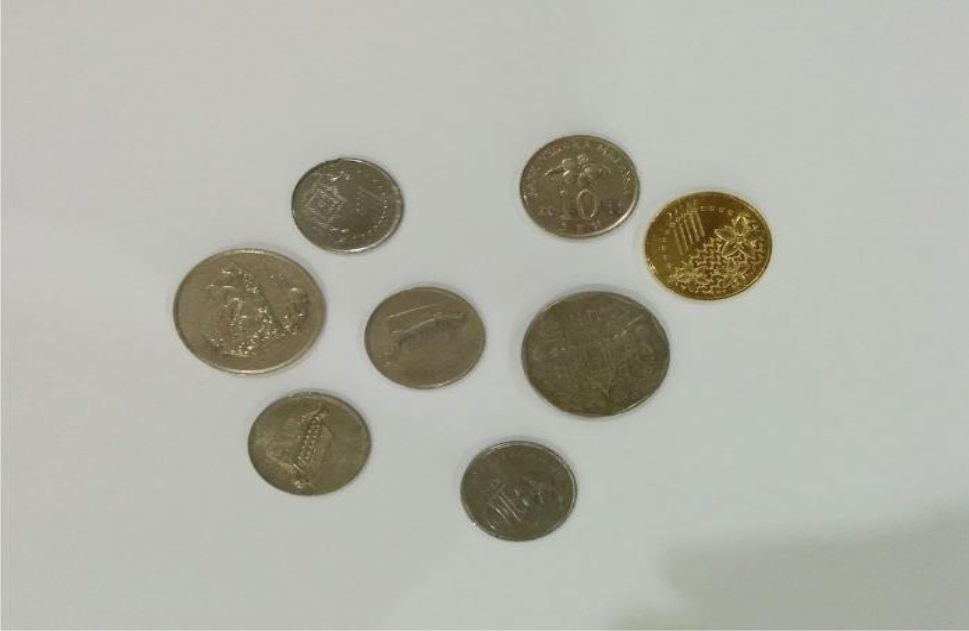
#> input picture Assignment 1/input.png, 969 x 631 px
$ jupyter execute main.ipynb
#> lines starting #> are read from the running program, lines starting #| are printed output that depends on the picture; after the words box and inside, x2 and y2 are one past the last pixel; in counts of white or black regions, pixels touching at a corner belong together
Members:
Khizer Tariq-----367409
Syed Usman Ali Shah-----386543
Wasam Khan-----370080

[cell 1]
import cv2
from matplotlib import pyplot as plt
import numpy as np

Read the Image

[cell 2]
image = cv2.imread("input.png")
#> image is the input picture: shape (631, 969, 3); mean B, G, R 167, 176.7, 176.5

Display the Image

[cell 3]
plt.imshow(image)

Check the Image Type

[cell 4]
height, width, channels = image.shape
#> height = 631; width = 969; channels = 3

if channels == 1:
    print("Grayscale Image")
elif channels == 3:
    print("RGB Image")
elif channels == 4:
    print("RGBA Image")
else:
    print("Unknown Image Type")

Task1: Image Resizing

[cell 5]
resized_image = cv2.resize(image, (256, 256))
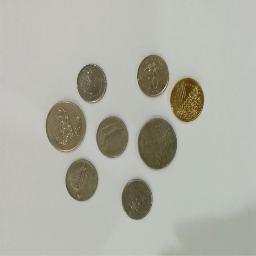
#> resized_image: shape (256, 256, 3); mean B, G, R 166.9, 176.7, 176.4
plt.imshow(resized_image)

Task 2: RGB to Grayscale Conversion

[cell 6]
gray_image = cv2.cvtColor(image, cv2.COLOR_BGR2GRAY)
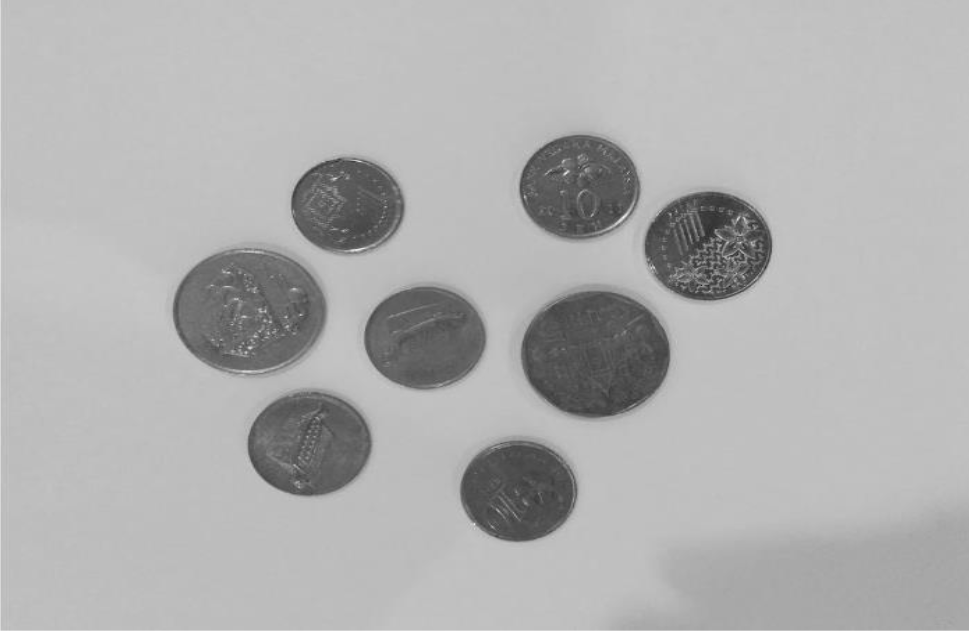
#> gray_image: shape (631, 969); min 33, max 245, mean 175.5
plt.subplot(131),plt.imshow(image),plt.title("RGB")
plt.subplot(133),plt.imshow(gray_image,cmap='gray'),plt.title("GrayScale")
plt.show()
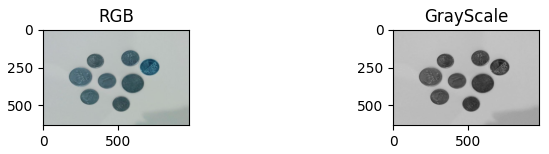
#> figure drawn by matplotlib, 2 panels; B, G, R data is drawn as R, G, B

Task 3: RGB to Binary Conversion

[cell 7]
ret,thresh = cv2.threshold(gray_image,160,255,0)
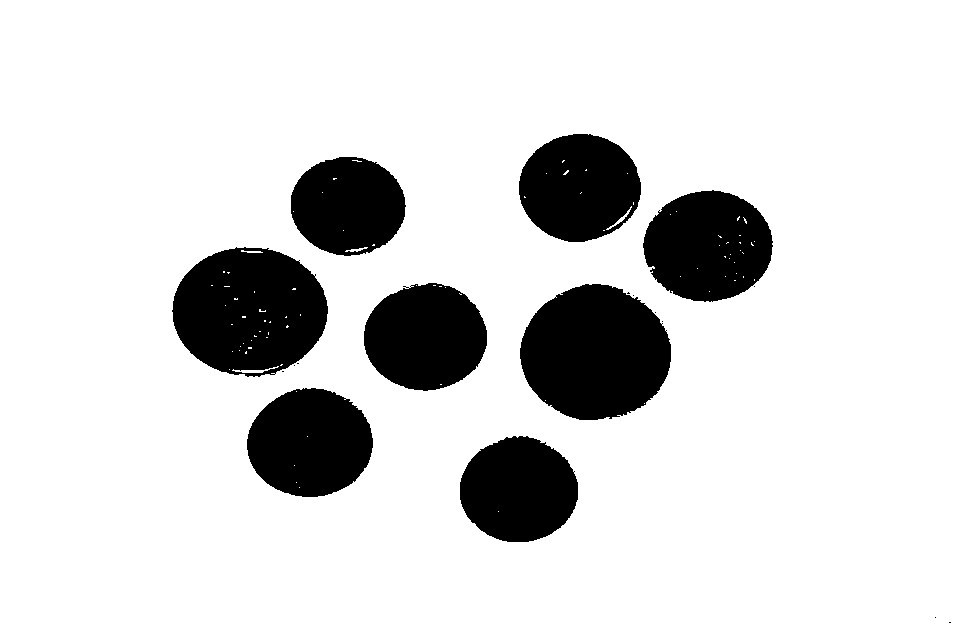
#> thresh: shape (631, 969); 85% white; 18 black regions (10 under 20 px), largest, box (x1, y1, x2, y2) and area: (520, 284, 671, 420) 15810, (172, 247, 328, 377) 15355, (643, 190, 773, 302) 11115
plt.subplot(151),plt.imshow(image),plt.title("RGB")
plt.subplot(153),plt.imshow(gray_image,cmap='gray'),plt.title("GrayScale")
plt.subplot(155),plt.imshow(thresh,cmap='gray'),plt.title("Binary")
plt.show()
#> figure, not shown here; B, G, R data is drawn as R, G, B

Coin Counting and Segmentation

[cell 8]
blur = cv2.GaussianBlur(thresh,(11,11),0)
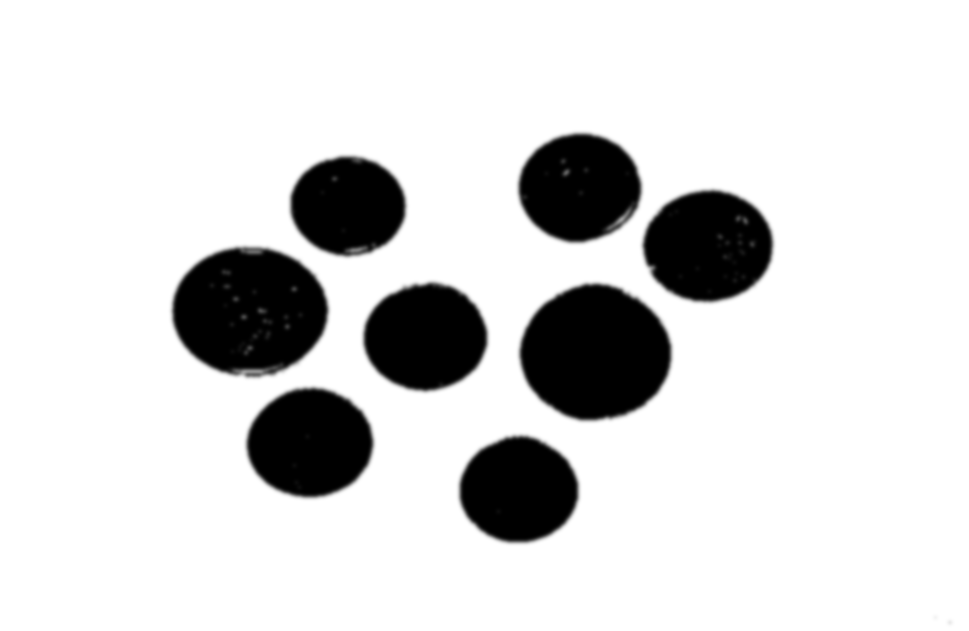
#> blur: shape (631, 969); min 0, max 255, mean 216.7
canny = cv2.Canny(blur, 30, 150, 3)
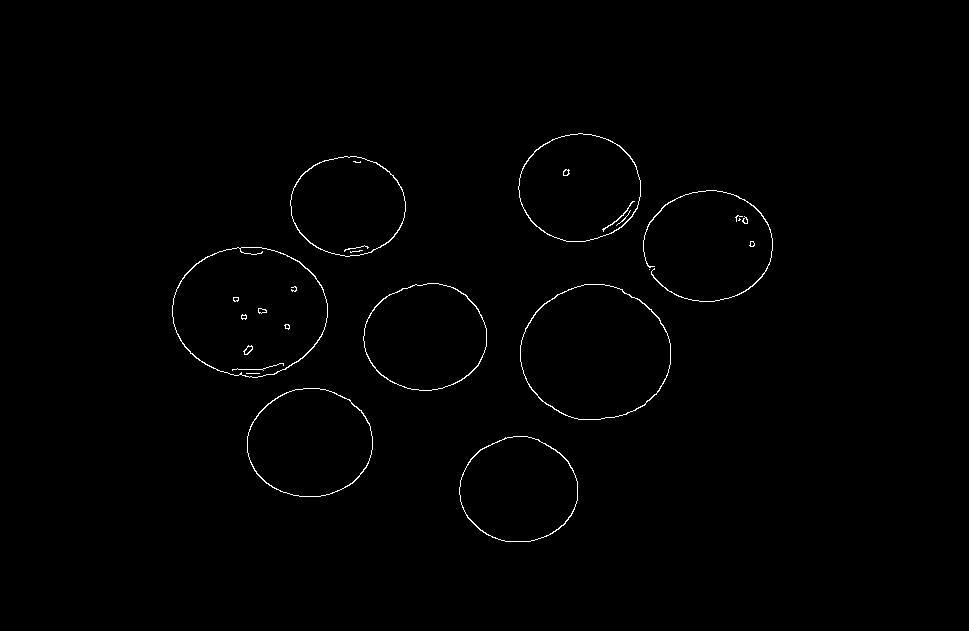
#> canny: shape (631, 969); 0.65% white in thin lines or dots, all inside (x1, y1, x2, y2) = (172, 133, 773, 542)
(cnt, hierarchy) = cv2.findContours(
canny.copy(), cv2.RETR_EXTERNAL, cv2.CHAIN_APPROX_NONE)
#> cnt = 13 contours, 4 with area under 20; largest, box (x1, y1, x2, y2) and area: (520, 284, 671, 420) 15830, (172, 247, 328, 378) 15688, (247, 388, 373, 497) 10654, (518, 133, 641, 242) 10306, (363, 283, 487, 391) 10280
rgb = cv2.cvtColor(image, cv2.COLOR_BGR2RGB)
min_contour_area = 35
filtered_contours = [contour for contour in cnt if cv2.contourArea(contour) > min_contour_area]
#> filtered_contours = 8 contours; box (x1, y1, x2, y2) and area: (520, 284, 671, 420) 15830, (172, 247, 328, 378) 15688, (247, 388, 373, 497) 10654, (518, 133, 641, 242) 10306, (363, 283, 487, 391) 10280, (459, 436, 578, 542) 9712, (290, 156, 406, 257) 8934, (643, 190, 773, 302) 98
cv2.drawContours(rgb, filtered_contours, -1, (0, 255, 0), 2)
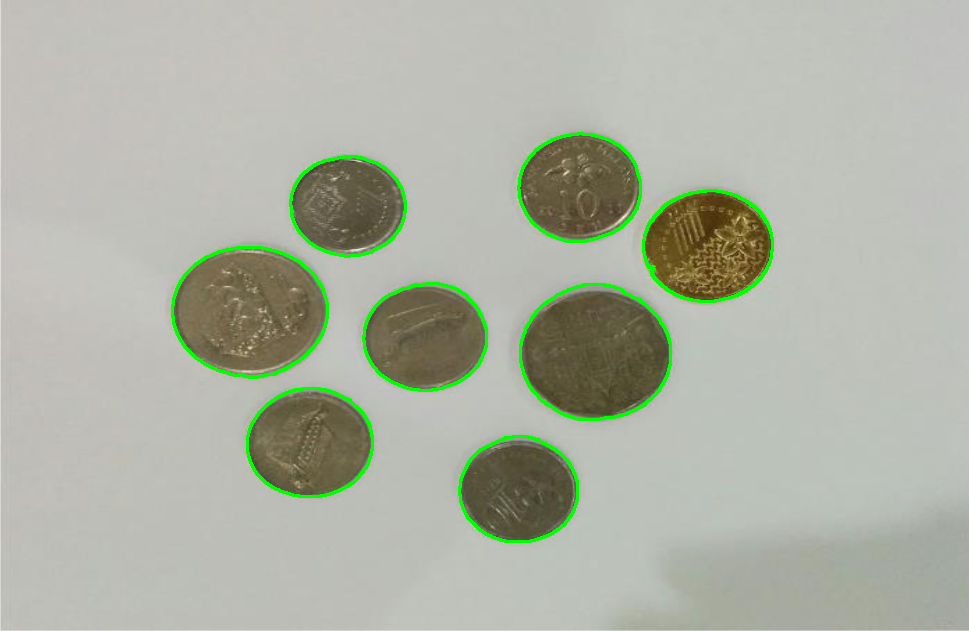
#> rgb: shape (631, 969, 3); mean R, G, B 173.8, 178.5, 164.6
plt.imshow(rgb)
print("Coins in the image : ", len(filtered_contours))
#| Coins in the image :  8
